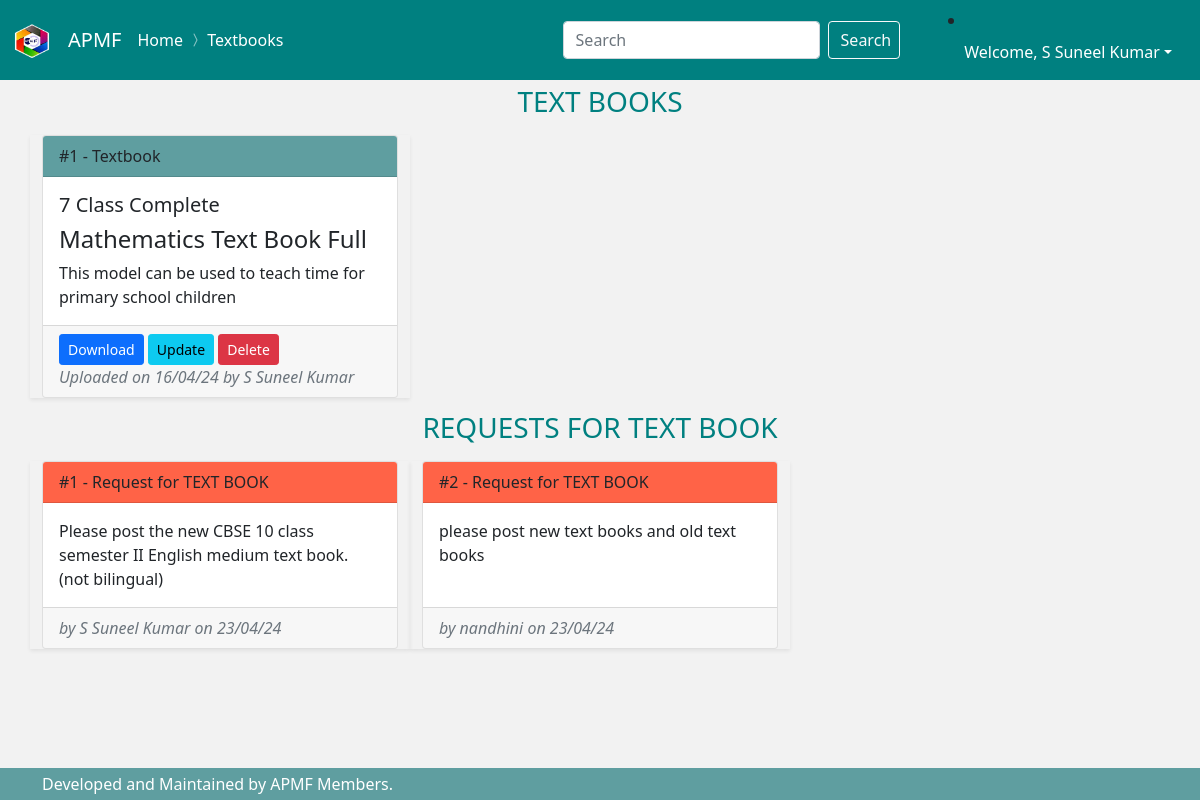
Screenshot of /textbook/list/ (signed in) with the database file from the repository.
### users/models.py (models this page shows, shortened)
class MyUser(AbstractBaseUser):
    email=models.EmailField(
        verbose_name ='email address',
        max_length = 255,
        unique = True,
    )
    phone_number = models.CharField(max_length=10, validators=[RegexValidator(regex='^(\+?\d{1,3})?[-.\s]?\(?\d{3}\)?[-.\s]?\d{3}[-.\s]?\d{4}$')])
    name = models.CharField(max_length=50)
    is_active = models.BooleanField(default=True)
    is_admin = models.BooleanField(default=False)
    objects = MyUserManager()
    USERNAME_FIELD = 'email'
    REQUIRED_FIELDS = ['phone_number', 'name']

### textbooks/models.py (models this page shows, shortened)
class Textbook(Item):
    SEMESTER_CHOICES = (
        ('semester 1','Semester 1'),
        ('semester 2', 'Semester 2'),
        ('complete', 'Complete'),
    )
    semester = models.CharField(max_length = 20, choices = SEMESTER_CHOICES)
    title = models.CharField(max_length = 50)
    class Meta:
        ordering = [
            ("-standard"),
        ]

### requestitem/models.py (models this page shows, shortened)
class Message(models.Model):
    REQUEST_CHOICES = (
        ('text_book','TEXT BOOK'),
        ('other_book','OTHER BOOK'),
        ('lesson_plan','LESSON PLAN'),
        ('project','PROJECT WORK'),
        ('question_paper','QUESTION PAPER'),
        ('notes','TEACHING NOTES'),
        ('solutions', 'SOLUTIONS'),
        ('ppt','PPTs'),
        ('teaching_video','TEACHING VIDEOS'),
        ('other_video','OTHER VIDEOS'),
        ('worksheet','WORKSHEETS'),
        ('mcq','MCQs'),
        ('examplar_math', 'EXAMPLAR MATHS'),
        ('nmms_material','NMMS MATERIAL'),
        ('nmms_question_paper','NMMS QUESTION PAPER'),
        ('ict','ICT AND SIMULATIONS'),
        ('ifp_usage','IFP USAGE VIDEO'),
        ('teacher_hand_book','TEACHER HAND BOOKS'),
        ('tlm_photos','TLM PHOTOS'),
        ('lab_manuals','LAB MANUALS'),
        ('keys','PRINCIPLES OF VALUATION / KEYS'),
        ('hot','CASE STUDY & HOT QUESTIONS'),
        ('mind_maps','MIND MAPS'),
        ('quiz', 'QUIZZES'),
        ('other','OTHERS'),
    )
    request_for = models.CharField(max_length=100, choices=REQUEST_CHOICES)
    message = models.TextField('your message')
    name = models.CharField(max_length=100)
    phone_number = models.CharField(max_length=10, blank=True, validators=[RegexValidator(regex='^(\+?\d{1,3})?[-.\s]?\(?\d{3}\)?[-.\s]?\d{3}[-.\s]?\d{4}$')])
    date_added = models.DateTimeField(auto_now_add=True)
    class Meta:
        ordering = ['date_added']
        verbose_name = 'Teahcers request'
        verbose_name_plural = 'Teachers requests'

### textbooks/views.py (the view)
# urls.py: path('list/', views.TextbookListView.as_view(), name="textbook_list"),
class TextbookListView(ListView):
    model = Textbook
    context_object_name = 'textbooks'
    template_name="textbooks/list.html"
    def get_context_data(self, **kwargs):
        context = super().get_context_data(**kwargs)
        context['requests'] = Message.objects.filter(request_for = 'text_book')
        return context

### textbooks/templates/textbooks/list.html (shortened to what this page needs)
{% extends "dashboard/base.html" %}
{% load static %}
{% load crispy_forms_tags %}
{% block navigation %}
<span class="navbar-text" >
  <a href="{% url "home" %}" style ="text-decoration:none">Home</a>
  <i class="bi bi-chevron-compact-right"></i>
  <a href="#" style ="text-decoration:none">Textbooks</a>
</span>
{% endblock navigation %}
{% block content %}
<div class="container mb-2">
    <h3 style="margin-top:5px; text-align: center; color:teal">TEXT BOOKS</h3>
</div>
<div class="container ">
    <div class="row gy-3">
        {% for textbook in textbooks  %}
        <div class="col-sm-12 col-md-6 col-lg-4 col-xl-4 col-xxl-4 shadow-sm">
                <div class="card h-100 box-shadow">
                    <div class="card-header" style="background-color: cadetblue;">
                      #{{forloop.counter}} - Textbook
                    </div>
                    <div class="card-body">
                      <h5 class="card-title">{{textbook.standard}} Class {{textbook.semester|capfirst}}</h5>
                      <h4 class="card-title">{{textbook.title|title}}</h4>
                      <p class="card-text">{{textbook.description}}</p>
                    </div>
                    <div class="card-footer text-muted">
                        <div class="btn-group-justified ">
                        <a href="{{textbook.file.url}}" class="btn btn-primary btn-sm">Download</a>
                        {% if user.is_authenticated %}
                        <a href="{% url 'textbook_update' textbook.pk %}" class="btn btn-info btn-sm">Update</a>
                        <a href="{% url 'textbook_delete' textbook.pk %}" class="btn btn-danger btn-sm">Delete</a>
                        {% endif %}
                        </div>
                      <em class="">Uploaded on {{textbook.date_added|date:'d/m/y'}} by {{textbook.uploaded_by.name|title}}</em>
                    </div>
                  </div>
        </div>
        {% empty %}
        <h5 class="mt-5 text-center">Sorry, at present we have nothing here.</h5>
        {% endfor %}
    </div>
</div>
{% include "dashboard/request.html" %}
{% endblock content %}

### dashboard/templates/dashboard/base.html (shortened to what this page needs)
{% load static %}
<!DOCTYPE html>
<html lang="en">
<head>
  <link href="https://cdn.jsdelivr.net/npm/bootstrap@5.0.2/dist/css/bootstrap.min.css" rel="stylesheet">
  <link rel="stylesheet" href="https://cdn.jsdelivr.net/npm/bootstrap-icons@1.11.3/font/bootstrap-icons.min.css">
  <link href="{% static 'css/style.css' %}" rel="stylesheet">
</head>
<body class="d-flex flex-column min-vh-100"  style=" background-color: #F2F2F2">
<nav class="navbar navbar-expand-sm navbar-dark " style="background-color: teal;">
  <div class="container-fluid">
    <a class="navbar-brand" href="{% url 'home' %}">
      <img src="{% static 'images/apmf_logo.png' %}" alt="Avatar Logo" style="width:40px;" >
    </a>
    <a class="navbar-brand" href="javascript:void(0)">APMF</a>
    <div class="collapse navbar-collapse" id="mynavbar">
                    <ul class="navbar-nav me-auto">
                      {% block navigation %}{% endblock navigation %}
                    </ul>
                  <form class="d-flex" style="float" method = 'get' action = "{% url 'search_result_list' %}">
                    <input name= 'q' class="form-control me-2" type="text" placeholder="Search">
                    <button class="btn btn-outline-light pe-2" type="submit">Search</button>
                  </form>
                  {% if user.is_authenticated %}
                    <li class="nav-item dropdown ms-5 dropdown-menu-right">
                              <a class="nav-link dropdown-toggle" href="#" role="button" data-bs-toggle="dropdown" style="color:white;">Welcome, {{ user.name }}</a>
                    </li>
                  {% else %}
                  <form class="d-flex ms-5">
                    <a href="{% url 'login' %}" class="btn btn-outline-light me-2">Log In</a>
                    <a href="{% url 'signup' %}" class="btn btn-outline-light">Sign up</a>
                    </form>
                  {% endif %}
    </div>
  </div>
</nav>
{% block content %}{% endblock content %}
<footer class="footer mt-auto py-1 " style="background-color:cadetblue; color:White ">
  <div class="container">
    <span class="text-white ">Developed and Maintained by APMF Members.</span>
  </div>
</footer>
</body>
</html>

### dashboard/templates/dashboard/request.html
{% if requests %}
<div class="container mb-2 mt-2">
  <h3 style="margin-top:5px; text-align: center; color:teal">REQUESTS FOR {{requests.0.get_request_for_display}}</h3>
</div>
<div class="container ">
  <div class="row gy-3">
      {% for  request in requests  %}
      <div class="col-sm-12 col-md-6 col-lg-4 col-xl-4 col-xxl-4 shadow-sm">
              <div class="card h-100 box-shadow">
                  <div class="card-header" style="background-color:tomato;">
                    #{{forloop.counter}} - Request for {{request.get_request_for_display}}
                  </div>
                  <div class="card-body">
                    <p class="card-text">{{request.message}}</p>
                  </div>
                  <div class="card-footer text-muted">
                    <em class="">by {{request.name}}  on {{request.date_added|date:'d/m/y'}}</em>
                  </div>
                </div>
      </div>
      {% endfor %}
  </div>
</div>
{% endif %}

### rows the page displays
MyUser: name "S Suneel Kumar"
Textbook: standard "7", semester "Complete", title "Mathematics Text Book Full", description "This model can be used to teach time for primary school children", date_added "16/04/24", uploaded_by.name "S Suneel Kumar"
Message: request_for "TEXT BOOK", message "Please post the new CBSE 10 class semester II English medium text book. (not bilingual)", name "S Suneel Kumar", date_added "23/04/24"
Message: request_for "TEXT BOOK", message "please post new text books and old text books", name "nandhini", date_added "23/04/24"
